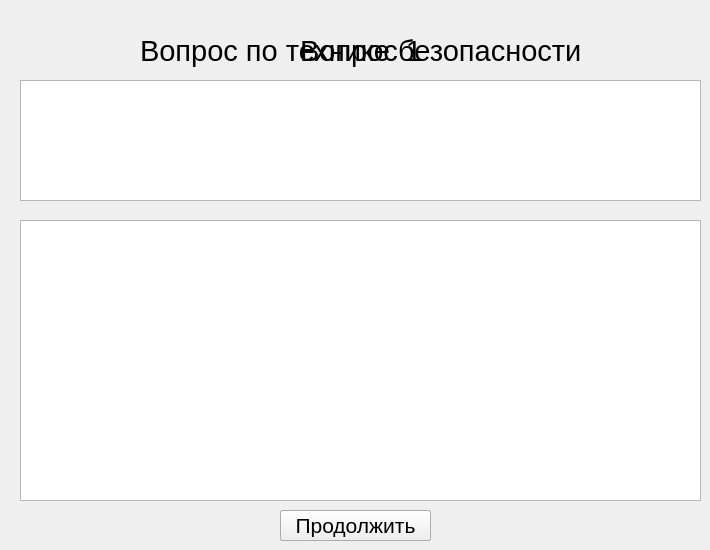
    <widget class="QWidget" name="in_test">
     <widget class="QTextBrowser" name="text_quest">
      <property name="geometry">
       <rect>
        <x>20</x>
        <y>80</y>
        <width>681</width>
        <height>121</height>
       </rect>
      </property>
      <property name="font">
       <font>
        <pointsize>14</pointsize>
       </font>
      </property>
      <property name="html">
       <string>&lt;!DOCTYPE HTML PUBLIC &quot;-//W3C//DTD HTML 4.0//EN&quot; &quot;http://www.w3.org/TR/REC-html40/strict.dtd&quot;&gt;
&lt;html&gt;&lt;head&gt;&lt;meta name=&quot;qrichtext&quot; content=&quot;1&quot; /&gt;&lt;style type=&quot;text/css&quot;&gt;
p, li { white-space: pre-wrap; }
&lt;/style&gt;&lt;/head&gt;&lt;body style=&quot; font-family:'MS Shell Dlg 2'; font-size:14pt; font-weight:400; font-style:normal;&quot;&gt;
&lt;p align=&quot;justify&quot; style=&quot;-qt-paragraph-type:empty; margin-top:12px; margin-bottom:12px; margin-left:0px; margin-right:0px; -qt-block-indent:0; text-indent:0px; font-size:8.25pt;&quot;&gt;&lt;br /&gt;&lt;/p&gt;&lt;/body&gt;&lt;/html&gt;</string>
      </property>
     </widget>
     <widget class="QLabel" name="num_quest">
      <property name="geometry">
       <rect>
        <x>300</x>
        <y>30</y>
        <width>121</width>
        <height>41</height>
       </rect>
      </property>
      <property name="font">
       <font>
        <pointsize>22</pointsize>
       </font>
      </property>
      <property name="text">
       <string>Вопрос 1</string>
      </property>
     </widget>
     <widget class="QPushButton" name="answer">
      <property name="geometry">
       <rect>
        <x>280</x>
        <y>510</y>
        <width>151</width>
        <height>31</height>
       </rect>
      </property>
      <property name="font">
       <font>
        <pointsize>16</pointsize>
       </font>
      </property>
      <property name="text">
       <string>Продолжить</string>
      </property>
     </widget>
     <widget class="QListWidget" name="list_ans">
      <property name="geometry">
       <rect>
        <x>20</x>
        <y>220</y>
        <width>681</width>
        <height>281</height>
       </rect>
      </property>
      <property name="font">
       <font>
        <pointsize>13</pointsize>
       </font>
      </property>
     </widget>
     <widget class="QPushButton" name="test_finish">
      <property name="geometry">
       <rect>
        <x>280</x>
        <y>510</y>
        <width>151</width>
        <height>31</height>
       </rect>
      </property>
      <property name="font">
       <font>
        <pointsize>16</pointsize>
       </font>
      </property>
      <property name="text">
       <string>Завершить</string>
      </property>
     </widget>
     <widget class="QLabel" name="num_quest_2">
      <property name="geometry">
       <rect>
        <x>140</x>
        <y>30</y>
        <width>481</width>
        <height>41</height>
       </rect>
      </property>
      <property name="font">
       <font>
        <pointsize>22</pointsize>
       </font>
      </property>
      <property name="text">
       <string>Вопрос по технике безопасности</string>
      </property>
     </widget>
     <widget class="QPushButton" name="answer_tb">
      <property name="geometry">
       <rect>
        <x>280</x>
        <y>510</y>
        <width>151</width>
        <height>31</height>
       </rect>
      </property>
      <property name="font">
       <font>
        <pointsize>16</pointsize>
       </font>
      </property>
      <property name="text">
       <string>Продолжить</string>
      </property>
     </widget>
     <zorder>test_finish</zorder>
     <zorder>text_quest</zorder>
     <zorder>num_quest</zorder>
     <zorder>answer</zorder>
     <zorder>list_ans</zorder>
     <zorder>num_quest_2</zorder>
     <zorder>answer_tb</zorder>
    </widget>
